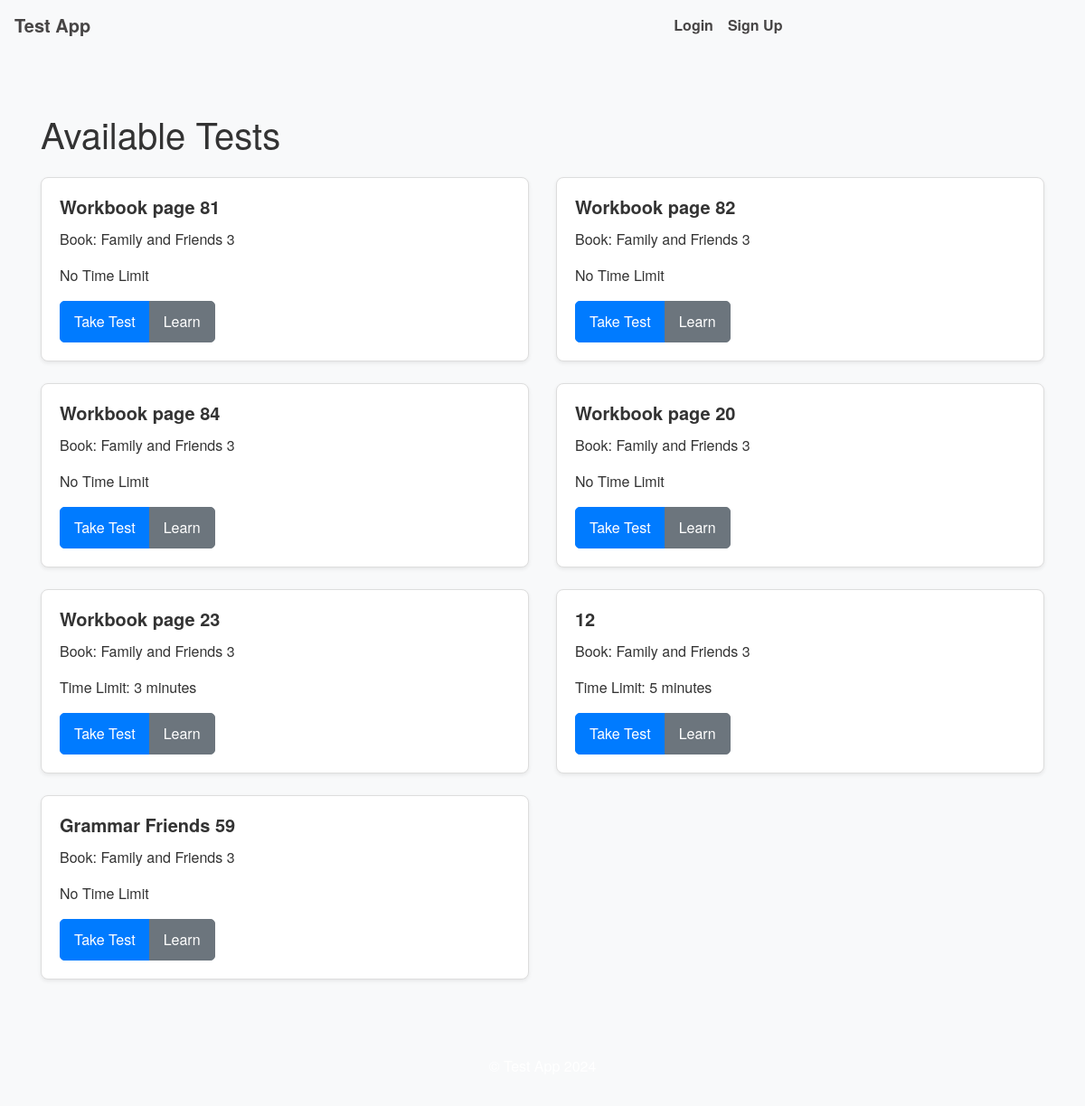
/book/5, run on the app's committed database.
### app/models.py (models this page shows)
class Test(db.Model):
    __tablename__ = 'test'  # Explicitly specify table name
    id = db.Column(db.Integer, primary_key=True)
    name = db.Column(db.String(150), nullable=False)
    content = db.Column(db.Text, nullable=False)
    book_id = db.Column(db.Integer, db.ForeignKey('book.id'), nullable=False)
    time_limit = db.Column(db.Integer, nullable=True)  # Time limit in minutes
    shuffle_sentences = db.Column(db.Boolean, default=False)
    shuffle_paragraphs = db.Column(db.Boolean, default=False)
    created_by = db.Column(db.Integer, db.ForeignKey('user.id'), nullable=False)
    test_results = db.relationship(
        'TestResult',
        backref='test',
        lazy=True,
        cascade='all, delete-orphan'
    )
    learn_test_results = db.relationship(
        'LearnTestResult',
        backref='test',
        lazy=True,
        cascade='all, delete-orphan'
    )

class Book(db.Model):
    __tablename__ = 'book'  # Explicitly specify table name
    id = db.Column(db.Integer, primary_key=True)
    title = db.Column(db.String(150), nullable=False)
    tests = db.relationship(
        'Test',
        backref='book',
        lazy=True,
        cascade='all, delete-orphan'
    )

### app/routes/main.py (the view)
@main_bp.route('/book/<int:book_id>')
def book_tests(book_id):
    book = Book.query.get_or_404(book_id)
    tests = Test.query.filter_by(book_id=book.id).all()
    return render_template('main/book_tests.html', book=book, tests=tests)

### app/templates/main/book_tests.html (shortened to what this page needs)
{% extends "layouts/base.html" %}
{% block content %}
  <h1 class="my-4">Available Tests</h1>
  <div class="row">
    {% for test in tests %}
      <div class="col-12 col-md-6 mb-4">
        <div class="card h-100 shadow-sm">
          <div class="card-body">
            <h5 class="card-title">{{ test.name }}</h5>
            <p>Book: {{ test.book.title }}</p>
            {% if test.time_limit %}
              <p>Time Limit: {{ test.time_limit }} minutes</p>
            {% else %}
              <p>No Time Limit</p>
            {% endif %}
            <div class="btn-group" role="group">
              <a href="{{ url_for('tests.take_test', test_id=test.id) }}" class="btn btn-primary btn-sm">Take Test</a>
              <a href="{{ url_for('tests.learn_test', test_id=test.id) }}" class="btn btn-secondary">Learn</a>
        </div>
      </div>
    </div>
  </div>
{% else %}
  <p>No tests available.</p>
{% endfor %}
</div>
{% endblock %}

### app/static/styles.css (style rules this page uses)
body { font-family: 'Helvetica Neue', Arial, sans-serif; background-color: #f8f9fa; color: #333; }
.card { border: 1px solid #ddd; border-radius: 8px; transition: transform 0.2s ease-in-out; }
.card-title { font-size: 1.25rem; font-weight: bold; }
.btn { font-size: 1rem; padding: 10px 15px; border-radius: 5px; }
.btn-primary { background-color: #007bff; border-color: #007bff; }
@media (min-width: 769px) { .card { transition: transform 0.2s ease-in-out; } }

### data on the page
Test: name "Workbook page 81", book "Family and Friends 3", shows "No Time Limit"
Test: name "Workbook page 82", book "Family and Friends 3", shows "No Time Limit"
Test: name "Workbook page 84", book "Family and Friends 3", shows "No Time Limit"
Test: name "Workbook page 20", book "Family and Friends 3", shows "No Time Limit"
Test: name "Workbook page 23", book "Family and Friends 3", time_limit "3"
Test: name "12", book "Family and Friends 3", time_limit "5"
Test: name "Grammar Friends 59", book "Family and Friends 3", shows "No Time Limit"
